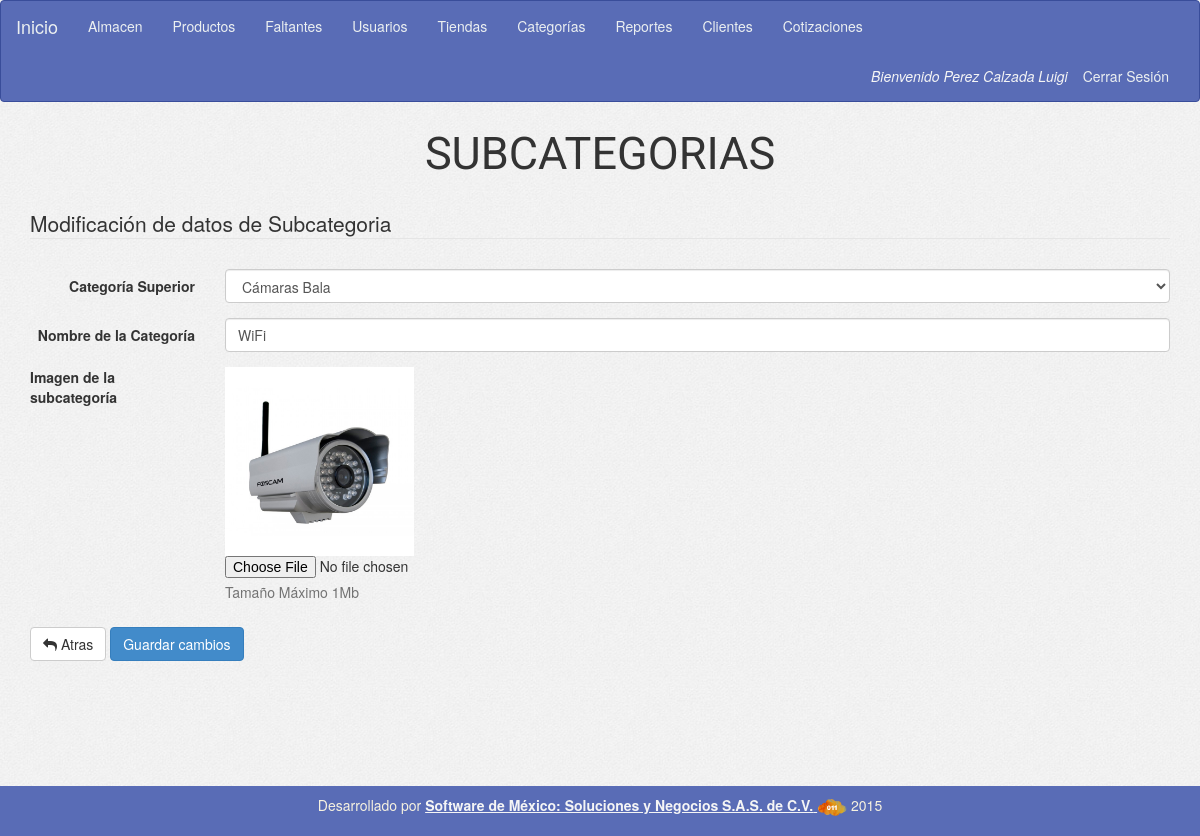
/form_update_subcategory.php?id=1 (signed in), run on the app's committed database.
### tables this page shows
CREATE TABLE IF NOT EXISTS `subcategorias` (
  `id` int(11) NOT NULL,
  `nombre` varchar(30) NOT NULL,
  `activo` tinyint(4) NOT NULL,
  `categoria_id` int(11) NOT NULL,
  `created` date NOT NULL,
  `create_by` int(11) NOT NULL,
  `updated` date NOT NULL,
  `update_by` int(11) NOT NULL,
  `img` varchar(50) DEFAULT NULL
);

### config/conexion.php (called while the page is built, shortened)
<?php
	$tCategory="categorias";
	$tSubCategory="subcategorias";
?>

### config/variables.php (called while the page is built, shortened)
<?php
        $rutaImgSubCat="uploads/subcategories/";
?>

### form_update_subcategory.php (the view, shortened to what this page needs)
<?php
include('config/conexion.php');
include('header.php');
include ('menu.php');
if (!isset($_SESSION['sessA']))
  echo '<div class="row"><div class="col-sm-12 text-center"><h2>No ha iniciado sesión de Administrador</h2></div></div>';
else if ($_SESSION['perfil'] != "1")
  echo '<div class="row><div class="col-sm-12 text-center"><h2>No tienes permiso para entrar a esta sección</h2></div></div>';
else {
  $subCategoryId = $_GET['id'];
  include('config/variables.php');
  $sqlGetSubCategory = "SELECT * FROM $tSubCategory WHERE id='$subCategoryId' ";
  $resGetSubCategory = $con->query($sqlGetSubCategory);
  $rowGetSubCategory = $resGetSubCategory->fetch_assoc();
  $sqlGetCategories="SELECT id, nombre FROM $tCategory WHERE activo='1' ";
    $resGetCategories=$con->query($sqlGetCategories);
    $optCategories='<option></option>';
    while($rowGetCategories = $resGetCategories->fetch_assoc()){
        if($rowGetCategories['id'] == $rowGetSubCategory['categoria_id'])
            $optCategories .= '<option value="'.$rowGetCategories['id'].'" selected>'.$rowGetCategories['nombre'].'</option>';
        else
            $optCategories .= '<option value="'.$rowGetCategories['id'].'" >'.$rowGetCategories['nombre'].'</option>';
    }
  ?>
  <div class="container">
    <div class="row">
      <div class="titulo-crud text-center">
        SUBCATEGORIAS
      </div>
      <div class="msg"></div>
      <div class="col-md-12">
          <legend>Modificación de datos de Subcategoria</legend>
            <div class="error"></div>
        <form id="formUpdSubCategory" name="formUpdSubCategory" method="POST" class="form-horizontal"  enctype="multipart/form-data">
            <div class="form-group">
              <label class="col-sm-2 control-label">Categoría Superior</label>
              <div class="col-sm-10">
                  <select id="inputCategory" name="inputCategory" class="form-control">
                      <?= $optCategories; ?>
                  </select>
              </div>
            </div>
            <div class="form-group">
              <label class="col-sm-2 control-label">Nombre de la Categoría</label>
              <div class="col-sm-10">
                <input type="text" id="inputSubCategory" name="inputSubCategory" class="form-control" value="<?= $rowGetSubCategory['nombre']; ?>">
              </div>
            </div>
            <div class="form-group">
                <label class="col-sm-2">Imagen de la subcategoría</label>
                <div class="col-sm-10">
                    <img src="<?=$rutaImgSubCat.$rowGetSubCategory['img'];?>" width="20%">
                    <input type="file" id="inputImg" name="inputImg" >
                    <p class="help-block">Tamaño Máximo 1Mb</p>
                </div>
            </div>
            <div class="form-group">
              <div class="col-sm-offset-0 col-sm-12">
                <a href="form_select_category.php" class="btn btn-default"><i class="fa fa-mail-reply"></i> Atras</a>
                <button type="submit" class="btn btn-primary" >Guardar cambios</button>
              </div>
            </div>
          </form>
      </div>
    </div>
  </div>
  <?php
}
include ('footer.php');
?>

### assets/css/application.css (style rules this page uses)
body { min-height: 100%; background-image: url("../img/bg.jpg"); }
.titulo-crud { font-size: 4.5rem; font-family: 'Roboto', sans-serif; padding-bottom: .2rem; }
.error { font-size: 1.5rem; padding: .5rem; padding-left: 2rem; color: #4cae4c; }
.container { min-height: 83%; }
.msg { padding-left: 3rem; font-size: 2rem; padding-bottom: 1rem; padding-top: 1rem; }

### assets/css/loader.css (style rules this page uses)
p { line-height: 1.33em; color: #7E7E7E; }

### data on the page
subcategorias: inputSubCategory "WiFi", img (picture)

### other printed values
$_SESSION['userName'] "Perez Calzada Luigi"
form field inputCategory "Cámaras Bala"
